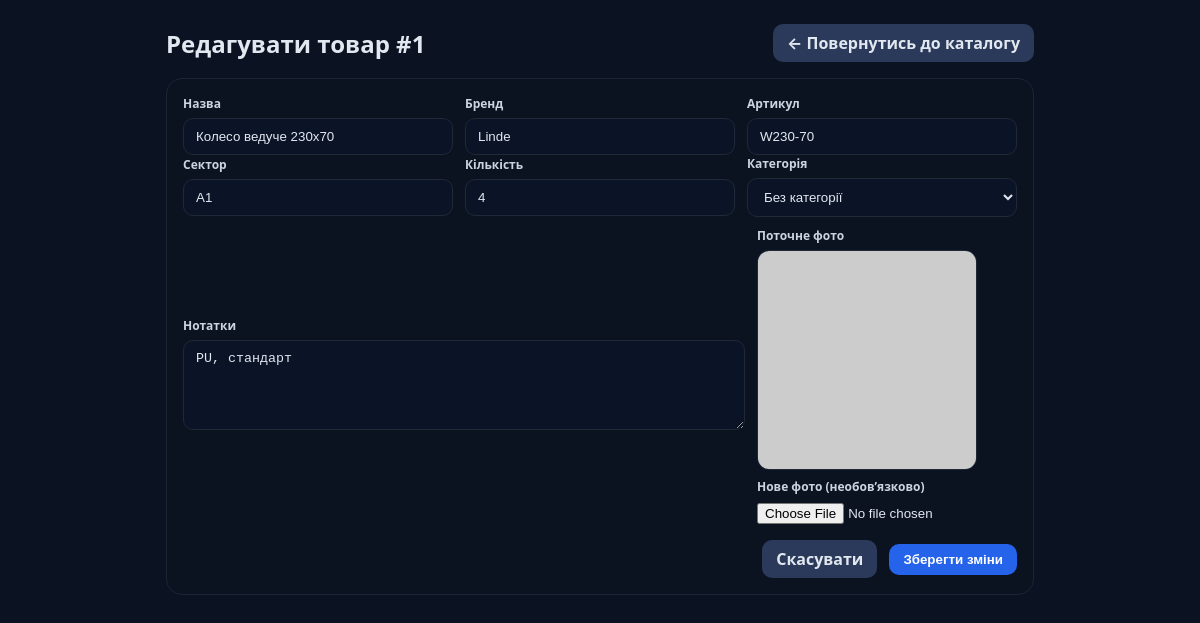
/pages/edit_item.php?id=1 (signed in), run on the app's committed database.
### tables this page shows
CREATE TABLE items (
        id INTEGER PRIMARY KEY AUTOINCREMENT,
        name TEXT NOT NULL,
        brand TEXT,
        sku TEXT,
        sector TEXT,
        notes TEXT,
        qty INTEGER NOT NULL DEFAULT 0,
        photo TEXT, -- шлях до файлу у /uploads/items
        created_at TEXT DEFAULT CURRENT_TIMESTAMP
    , deleted_at TEXT DEFAULT NULL, category_id INTEGER DEFAULT NULL);

### pages/edit_item.php (the view, shortened to what this page needs)
<?php
$db = db();
$id = (int)($_GET['id'] ?? 0);
$st = $db->prepare("SELECT * FROM items WHERE id = :id LIMIT 1");
$st->execute([':id'=>$id]);
$item = $st->fetch();
?>
<!doctype html>
<html lang="uk">
<head>
  <link rel="stylesheet" href="/assets/css/style.css?v=2">
  <link rel="stylesheet" href="/assets/css/theme.css?v=102">
</head>
<body>
  <div class="wrap">
    <div class="toolbar">
      <h2>Редагувати товар #<?= (int)$item['id'] ?></h2>
      <a class="btn secondary" href="/dashboard.php?open=inventory">← Повернутись до каталогу</a>
    </div>
    <form class="card" method="post" action="/logic/edit_item_logic.php" enctype="multipart/form-data">
      <div class="row">
        <div class="col">
          <label>Назва</label>
          <input type="text" name="name" value="<?= htmlspecialchars($item['name']) ?>" required>
        </div>
        <div class="col">
          <label>Бренд</label>
          <input type="text" name="brand" value="<?= htmlspecialchars($item['brand'] ?? '') ?>">
        </div>
        <div class="col">
          <label>Артикул</label>
          <input type="text" name="sku" value="<?= htmlspecialchars($item['sku'] ?? '') ?>">
        </div>
      </div>
      <div class="row">
        <div class="col">
          <label>Сектор</label>
          <input type="text" name="sector" value="<?= htmlspecialchars($item['sector'] ?? '') ?>">
        </div>
        <div class="col">
          <label>Кількість</label>
          <input type="number" name="qty" min="0" value="<?= (int)$item['qty'] ?>">
        </div>
        <div class="col">
          <label>Категорія</label>
          <select name="category_id">
            <option value="">Без категорії</option>
          </select>
        </div>
      </div>
      <div class="row" style="margin-top:10px">
        <div class="col">
          <label>Нотатки</label>
          <textarea name="notes"><?= htmlspecialchars($item['notes'] ?? '') ?></textarea>
        </div>
        <div class="col" style="max-width:260px">
          <label>Поточне фото</label>
          <div class="preview">
            <?php if (!empty($item['photo'])): ?>
              <img src="<?= htmlspecialchars($item['photo']) ?>" alt="Фото">
            <?php else: ?>
              <img src="https://placehold.co/400x400?text=No+Photo" alt="Фото">
            <?php endif; ?>
          </div>
          <div style="margin-top:8px">
            <label>Нове фото (необов’язково)</label>
            <input type="file" name="photo" accept="image/*">
          </div>
        </div>
      </div>
      <div class="row" style="margin-top:16px;justify-content:flex-end">
        <a class="btn secondary" href="/dashboard.php?open=inventory">Скасувати</a>
        <button class="btn primary" type="submit">Зберегти зміни</button>
      </div>
    </form>
  </div>
</body>
</html>

### assets/css/style.css (style rules this page uses)
:root { --bg: #0b1222; --bg-elev: #0f172a; --line: #1f2937; --text: #e2e8f0; --muted: #94a3b8; --brand: #2563eb; --ok-bg: #0b2a17; --ok-fg:#bbf7d0; --ok-line:#0f3a20; --err-bg: #2a0b0b; --err-fg:#fecaca; --err-line:#3b0f0f; }
* { box-sizing: border-box; }
html,body { height:100%; }
body { margin:0; font-family: system-ui, -apple-system, Segoe UI, Roboto, Arial, sans-serif; background: var(--bg); color: var(--text); -webkit-font-smoothing: antialiased; -moz-osx-font-smoothing: grayscale; }
img { max-width:100%; display:block; }
a { color: inherit; text-decoration: none; }
h1,h2,h3,h4,p { margin:0 0 12px; }
input[type="text"], input[type="number"], input[type="email"], input[type="password"], select, textarea { width: 100%; background: #0b1326; color: var(--text); border: 1px solid var(--line); border-radius: 10px; padding: 10px 12px; outline: none; }
input::placeholder, textarea::placeholder { color: var(--muted); }
label { display:block; font-size: 12px; color: var(--muted); margin-bottom:6px; }
.row { display:flex; gap:10px; align-items:center; }

### assets/css/theme.css (style rules this page uses)
.toolbar { display:grid;grid-template-columns:auto 1fr;align-items:center;gap:16px;margin-bottom:16px }
.toolbar h2 { margin:0 }
.btn { border:none;cursor:pointer;font-weight:700;padding:8px 14px;border-radius:10px;transition:.15s }
.btn.primary { background:#2563eb;color:#fff }
.btn.secondary { background:#2b3a5a;color:#e2e8f0 }
.card { background:#0f172a; border:1px solid #1f2937; border-radius:14px; overflow:hidden; }

### pages/edit_item.php (style rules this page uses)
.wrap { max-width:900px;margin:24px auto;padding:0 16px; }
.card { background:#0b1220;border:1px solid #1c2534;border-radius:16px;padding:16px }
.row { display:flex;gap:12px;flex-wrap:wrap }
.row .col { flex:1 1 220px }
.preview { width:220px;height:220px;border-radius:12px;overflow:hidden;background:#0f172a;border:1px solid #1f2937 }
.preview img { width:100%;height:100%;object-fit:cover }
.toolbar { display:flex;align-items:center;justify-content:space-between;margin-bottom:16px }
.toolbar a { white-space:nowrap }
label { display:block;margin-bottom:6px;color:#cbd5e1;font-weight:600 }
input[type="text"], input[type="number"], textarea, select { width:100% }
textarea { min-height:90px }

### data on the page
items: id "1", name "Колесо ведуче 230х70", brand "Linde", sku "W230-70", sector "A1", qty "4", notes "PU, стандарт"
